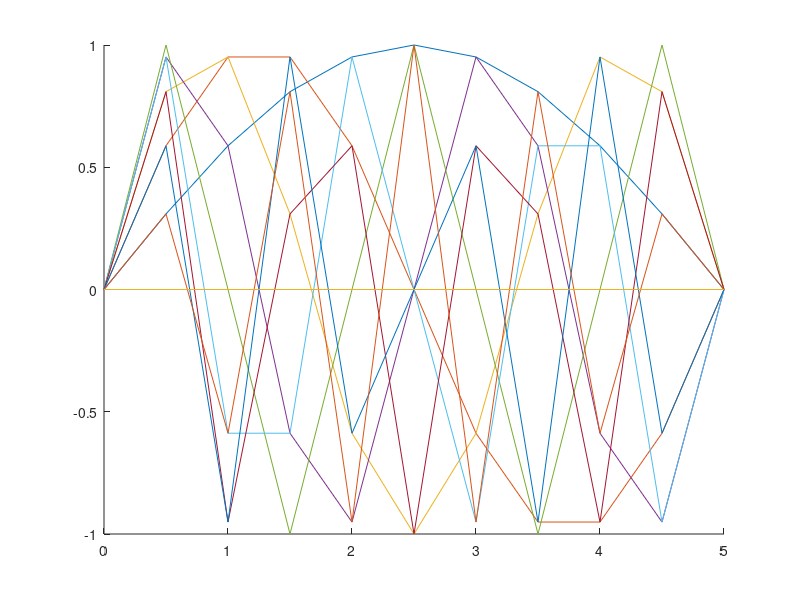

Write MATLAB code to recreate this figure. (Note: this script raises an error after producing the figure.)
x=0:0.5:5
sins = {}
legend=[]
hold on
for i = 1:10
  plot(x,sin(2*pi*0.1*i*x))
  legend(length(legend)+1)=(i+1)*0.1
endfor
legends(legend)
